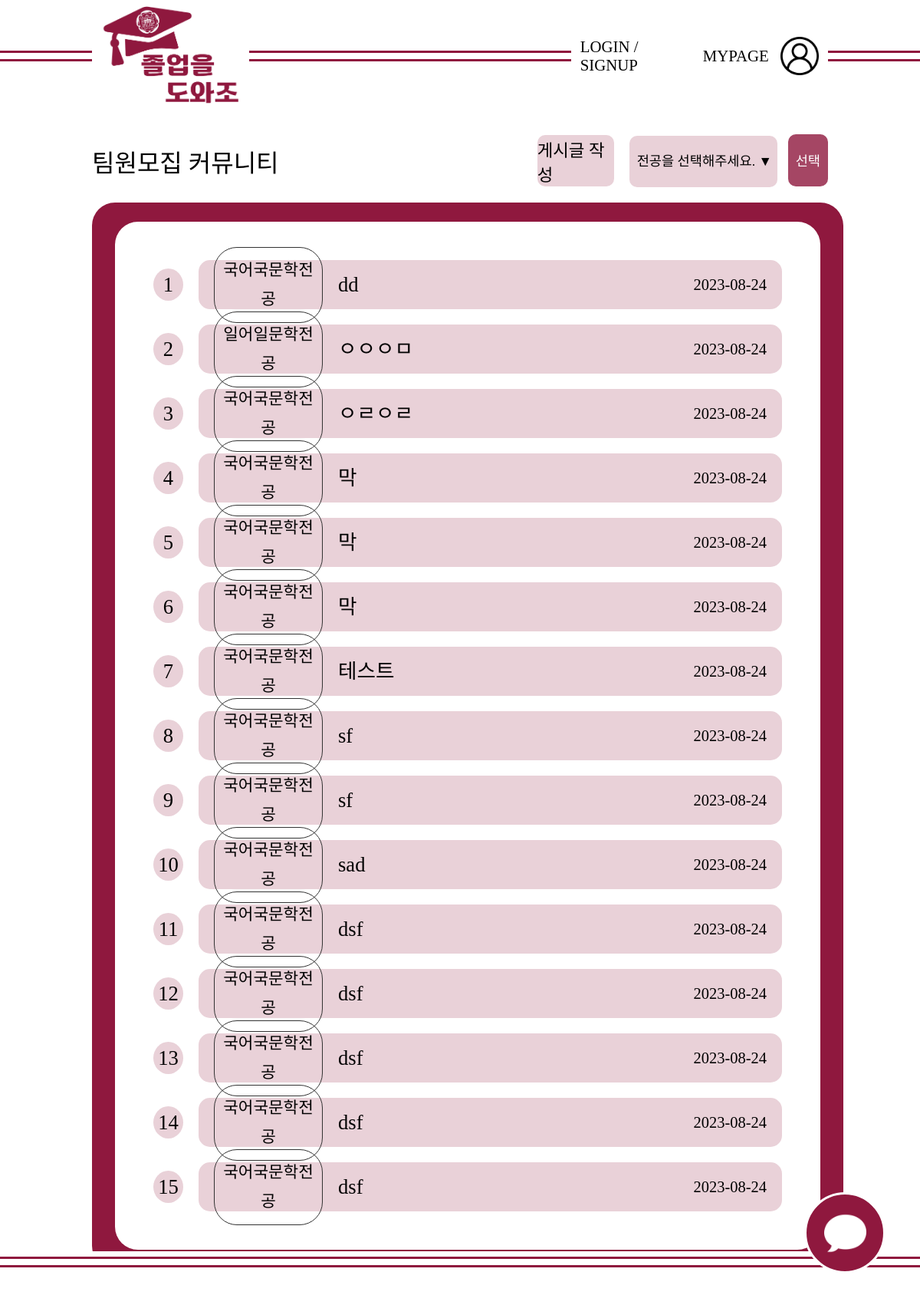
Page /team_board/ on the earlier database version.
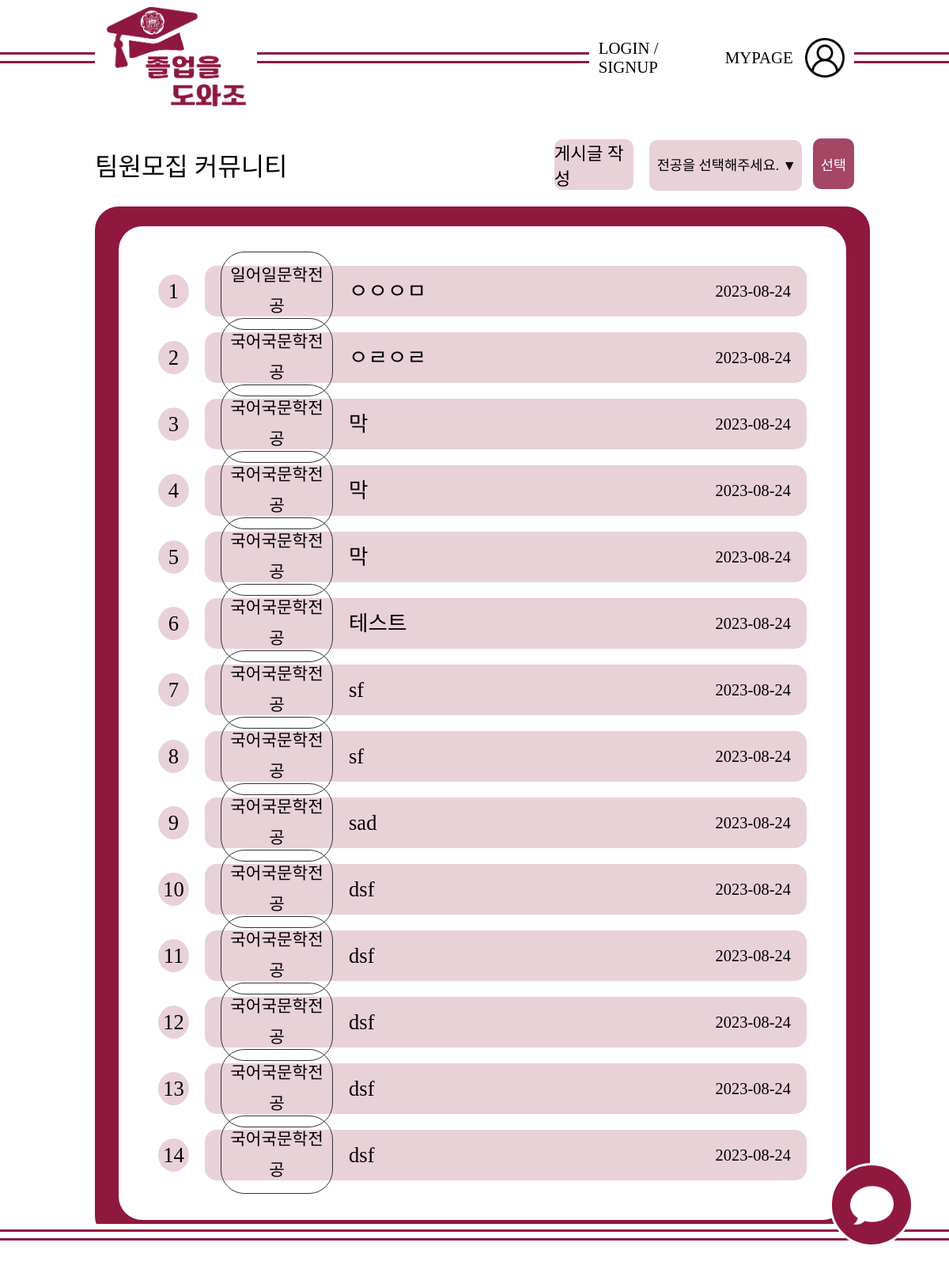
Same page on the later database version.
### team_board/models.py (models this page shows, shortened)
class Board(models.Model):
    title = models.CharField(max_length=100)
    content = models.CharField(max_length=500)
    author = models.CharField(max_length=100)
    like_count = models.PositiveIntegerField(default=0) # 양수입력 필드
    pub_date = models.DateTimeField(auto_now=True)
    major = models.CharField(max_length=100)  # 전공 필드 추가

### team_board/views.py (the view)
# urls.py: path('', views.index, name='index'),
def index(request):
    all_boards = Board.objects.all().order_by("-pub_date")
    return render(request, 'team_board/community.html', {'title': 'Board List', 'board_list': all_boards})

### team_board/templates/team_board/community.html (shortened to what this page needs)
<!DOCTYPE html>
<html lang="kor">
  <head>
    {% load static %}
    <link rel="stylesheet" href="{% static 'css/community.css' %}" />
  </head>
  <body>
    <div class="container">
      <header class="hd">
        <div class="left-line">
          <hr />
          <hr />
        </div>
        <div class="logo">
          <a href="/">
            <img src="{% static 'image/logo.png' %}" alt="로고" />
          </a>
        </div>
        <div class="center-line">
          <hr />
          <hr />
        </div>
        <div class="user">
          <div class="login-username">
            <div class="login">
              <a href="#">
                <p>LOGIN / SIGNUP</p>
              </a>
            </div>
          </div>
          <a href="#">
            <div class="profile">
              <p>MYPAGE</p>
              <img src="{% static 'image/user.png' %}" alt="프로필" /></div
          ></a>
        </div>
        <div class="right-line">
          <hr />
          <hr />
        </div>
      </header>
      <section class="sec">
        <div class="content">
          <div class="dept">
            <div class="univ">
              <p>팀원모집 커뮤니티</p>
            </div>
            <div class="select-dept">
              <a href="{% url 'team_board:write_board' %}">
                <div class="write-btn">
                  <p>게시글 작성</p>
                </div>
              </a>
              <div class="choose">
                <form action="#" method="POST">
                  <select name="major" id="input-dropdown">
                    <option selected disabled value="">전공을 선택해주세요. ▼</option>
                  </select>
                  <input type="submit" value="선택" id="choose-btn" />
                </form>
              </div>
            </div>
          </div>
          <div class="box">
            <div class="contentbox">
              {% if board_list %} {% for board in board_list %}
              <a href="{% url 'team_board:detail' board.id %}">
                <div class="post">
                  <div class="post-num">
                    <p>{{ forloop.counter }}</p>
                  </div>
                  <div class="post-text">
                    <div class="post-title">
                      <div class="post-dept">
                        <p>{{ board.major }}</p>
                      </div>
                      <p>{{ board.title }}</p>
                    </div>
                    <div class="post-date">{{ board.pub_date|date:'Y-m-d' }}</div>
                  </div>
                </div></a
              >
              {% endfor %} {% else %}
              <div class="post-text">
                <p>작성된 게시글이 없습니다.</p>
              </div>
              {% endif %}
            </div>
          </div>
        </div>
      </section>
      <footer class="ft">
        <hr />
        <hr />
      </footer>
      <navigation class="nav">
        <a href="#">
          <div class="chat-button">
            <img src="{% static 'image/speech-bubble.png' %}" alt="챗봇" /></div
        ></a>
      </navigation>
    </div>
  </body>
</html>

### static/css/community.css (style rules this page uses)
img { width: auto; height: 100%; }
body { margin: 0; font-family: "Pretendard-Regular"; overflow-x: hidden; }
.container { position: relative; height: 100%; margin: 0 auto; }
a:link, a:visited { text-decoration: none; color: black; }
p { margin: 0; font-size: 1.3em; }
.hd { display: flex; justify-content: space-between; align-items: center; width: 100vw; height: 145px; position: fixed; top: 0; }
.left-line, .right-line { width: 10%; }
.center-line { width: 35%; }
hr { border: none; border-bottom: solid 3px #8f183e; }
.logo img { width: 180px; }
.user { display: flex; justify-content: space-between; align-items: center; }
.login { width: 10vw; display: flex; justify-content: right; }
.login-username { margin-right: 40px; }
.profile { display: flex; justify-content: center; align-items: center; }
.profile img { margin-left: 15px; width: 50px; }
.ft { width: 100vw; position: fixed; bottom: 30px; margin-top: 20px; }
.sec { height: calc(100vh - 145px - 58.8px); margin-top: 145px; overflow-y: scroll; display: flex; flex-direction: column; align-items: center; }
.content { width: 80%; }
.box { width: 100%; height: auto; background-color: #8f183e; border-radius: 30px; font-size: 1.6em; color: white; text-align: center; margin-top: 20px; padding: 10px; }
.nav { position: fixed; bottom: 30px; right: 45px; width: 100px; height: 100px; background-color: #8f183e; border: solid 3px white; border-radius: 100%; display: flex; justify-content: center; align-items: center; }
.chat-button { display: flex; justify-content: center; align-items: center; }
.chat-button img { width: 55%; }
.dept { margin-top: 30px; display: flex; justify-content: space-between; align-items: center; }
.dept p { font-size: 2em; }
.select-dept p { font-size: 1.4em; }
#input-dropdown { height: 4vh; margin: 0; outline: 0; border: none; background-color: #e9d1d8; padding: 6px; border-radius: 10px; font-family: "Pretendard-Regular"; font-size: 1.1em; padding-left: 10px; }
.select-dept a { width: 10vw; }
.write-btn { height: 4vh; background-color: #e9d1d8; border-radius: 10px; font-size: 1em; display: flex; justify-content: center; align-items: center; margin-right: 20px; }
#choose-btn { color: white; margin-left: 10px; height: 4vh; background-color: #8f183e; opacity: 80%; border-radius: 10px; text-align: center; border: none; padding: 0 10px; font-size: 1.1em; font-family: "Pretendard-Regular"; }
.select-dept { display: flex; align-items: center; }
select { -webkit-appearance: none; -moz-appearance: none; appearance: none; }
.contentbox { height: auto; min-height: 55vh; background-color: white; border-radius: 30px; font-family: Pretendard-Regular; color: black; text-align: left; line-height: 1.5em; margin: 15px 20px; padding: 50px; padding-bottom: 30px; }
.post { display: flex; justify-content: space-between; align-items: center; margin-bottom: 20px; font-size: 0.8em; }
.post-num { width: 3.5vw; height: 3.5vw; background-color: #e9d1d8; border-radius: 100%; margin-right: 20px; display: flex; justify-content: center; align-items: center; }
.post-text { width: calc(100% - 2vw - 20px); height: 2vw; display: flex; justify-content: space-between; align-items: center; padding: 20px; background-color: #e9d1d8; border-radius: 15px; }
.post-title { display: flex; align-items: center; }
.post-dept { margin-right: 20px; border: solid 1px #333333; border-radius: 30px; font-size: 0.8em; padding: 10px; width: 10vw; text-align: center; }

Differences in the rows shown:
removed Board: major "국어국문학전공", title "dd", pub_date "2023-08-24"
